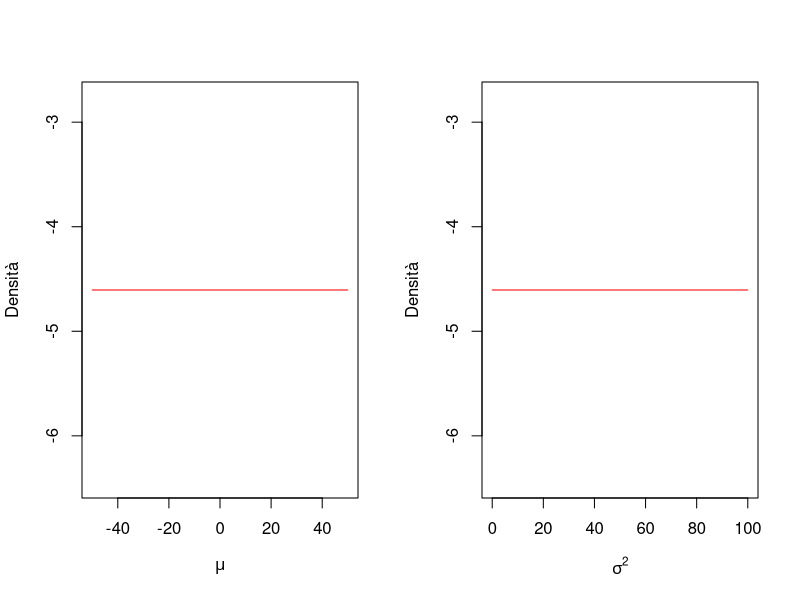
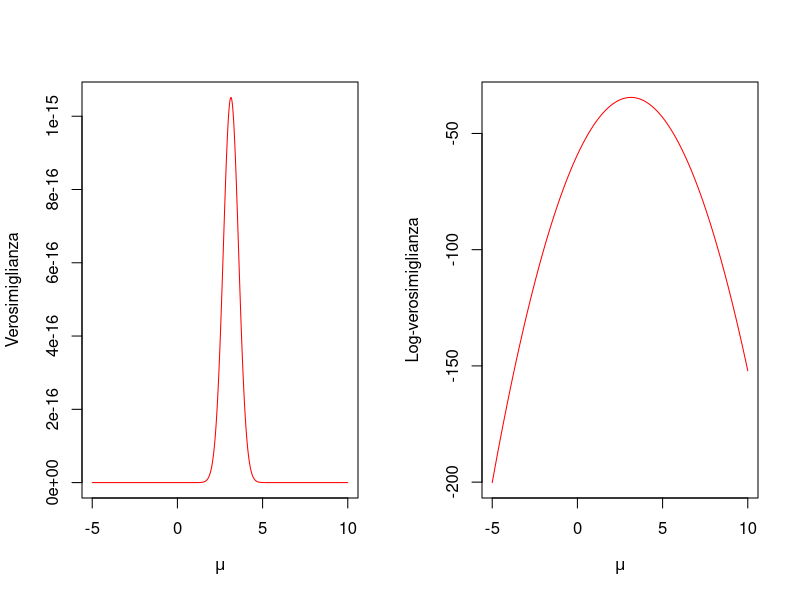
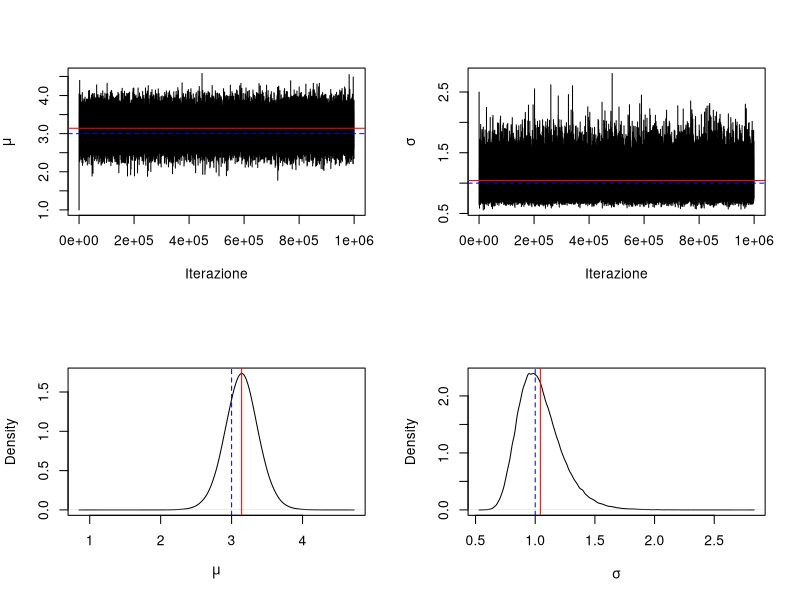

Reproduce these figures in R, in order.
## ---- chunk 1
knitr::opts_chunk$set(echo = TRUE)
## ---- chunk 2
set.seed(123)
y <- rnorm(20, mean=3, sd=1)
## ---- chunk 3
prior_mu <- function(mu) {
  dunif(mu, min=-50, max=50, log=TRUE)
}
  
prior_sigma2 <- function(sigma2) {
  dunif(sigma2, min=0, max=100, log=TRUE)
}
## ---- chunk 4
par(mfrow = c(1, 2))

mus <- seq(from=-50, to=50, length.out = 100)
sigmas2 <- seq(from=0, to=100, length.out = 100)

# Densità di mu
plot(
  mus, 
  prior_mu(mus), 
  type = 'l', 
  col = "red", 
  xlab = expression(mu), 
  ylab = "Densità"
)

# Densità di sigma2
plot(
  sigmas2, 
  prior_sigma2(sigmas2), 
  type = 'l', 
  col = "red", 
  xlab = expression(sigma^2), 
  ylab = "Densità"
)
## ---- chunk 5
likelihood <- function(data, mu, sigma){
  prod(dnorm(data, mean=mu, sd=sigma))
}
## ---- chunk 6
# Valori per il parametro mu
mus <- seq(from=-5, to=10, length.out = 1e3)
# Teniamo costante il valore sigma2
std <- sqrt(4)
# Utilizziamo i dati del campione
data <- y
# Calcoliamo i valori della funzione di verosimiglianza per mu
likelihood_vector <- 0
for (i in 1:length(mus)) {
  likelihood_vector[i] <- likelihood(data, mu=mus[i], sigma=std)
}
## ---- chunk 7
plot(
  mus,
  likelihood_vector,
  type = 'l',
  col = "red",
  xlab = expression(mu),
  ylab = "Verosimiglianza"
)
## ---- chunk 8
loglikelihood <- function(data, mu, sigma){
  sum(dnorm(data, mean=mu, sd=sigma, log=TRUE))
}
## ---- chunk 9
mus <- seq(from=-5, to=10, length.out = 1e3)
std <- sqrt(4)
data <- y
loglikelihood_vector <- 0

for(i in 1:length(mus)){
  loglikelihood_vector[i] <- loglikelihood(data, mu=mus[i], sigma=std)
}

plot(
  mus, 
  loglikelihood_vector,
  type='l',
  col="red",
  xlab=expression(mu),
  ylab="Log-verosimiglianza")
## ---- chunk 10
data <- y
## ---- chunk 11
joint <- function(data, mu, sigma){
  loglikelihood(data, mu, sigma) + prior_mu(mu) + prior_sigma2(sigma^2)
}
## ---- chunk 12
run_metropolis <- function(data, startvalue, iterations, sigma_proposal_mu) {
  
  # Matrice dove salvare i due parametri della catena
  # numero di righe = numero di iterazioni + 1 
  # numbero delle colonne = numero dei parametri (ovvero 2)
  chain <- array(dim = c(iterations+1, 2))
  
  # Inizializzo la prima riga della catena con i valori iniziali (arbitrari) dei parametri
  chain[1, ] = startvalue
  
  # variabili che consentono di salvare il numero di valori accettati e rigettati
  n_accept <- 0
  n_reject <- 0
  
  # Loop con l'algoritmo di Metropolis 
  for (i in 1:iterations) {
    
    # Il valore proposto mu è estratto a caso da una Normale con media uguale al 
    # valore mu dell'interazione precedente e deviazione standard pari a 
    # sigma_proposal_mu.
    proposal_mu <- rnorm(1, mean=chain[i, 1], sd=sigma_proposal_mu)
  
    # Il valore proposto sigma è estratto a caso da una distribuzione 
    # Uniforme(-0.5, 0.5) che viene sommato al valore del parametro sigma 
    # nell'interazione precedente 
    proposal_sigma <- chain[i,2] + runif(1, min = -0.5, max=0.5)
    # Logaritmo del rapporto tra le densità a posteriori: al mumeratore la 
    # densità calcolata con i parametri prposti, al denominatore quella 
    # calcolata con i parametri dell'interazione precedente.
    r_ratio <- joint(data, proposal_mu, proposal_sigma) - joint(data, chain[i, 1],chain[i, 2])
    
    # Qui viene affronatato un problema prettamente numerico: se per qualche 
    # ragione il rapporto r_ratio non è un valore numerico, allora si ripete il 
    # presente passo della catena.
    if (exp(r_ratio) == "NaN") {
      chain[i+1,] <- chain[i, ]
      n_reject <- n_reject+1
    }
    else
    # Si estrae un numero casuale tra 0 e 1 e lo si confronta con il valore di 
    # r_ratio. Dal momento che abbiamo preso il logaritmo di r_ratio, è 
    # necessario esponenziare per riportare r_ratio sulla scala corretta.
      if (runif(1, 0, 1) < min(1, exp(r_ratio))) {
        chain[i+1, ] <- c(proposal_mu, proposal_sigma)
        # Si conta il numero di volte in cui i parametri proposti vengono 
        # accettati -- un valore sensato del tasso di accettazione è di circa il
        # 20%
        n_accept <- n_accept+1
      }
    
    else {
      # Rigetto i valori proposti e, per il prossimo passo della catena, tengo 
      # i valori correnti dei parametri  
      chain[i+1,] = chain[i,]
      n_reject = n_reject+1
    }
  }
  # Creo una lista in cui salverò i valori dei parametri nella catena e il
  # numero dei valori dei parametri che vengono accettati dall'algoritmo di 
  # Metropolis e il numero dei valori che vengono rifiutati 
  list_c = list(chain, n_accept, n_reject)
  
  return(list_c)
}
## ---- chunk 13
# Numero di iterazioni
iterations <- 1e6
# Valori iniziali dei parametri mu e sigma
startvalue <- c(1, 1)
# I dati
data <- y
# Per manipolare il tasso di accettazione, trovo empiricamente un valore 
# per la varianza della distribuzione proposta del parametro mu.
sigma_proposal_mu <- 1.0
## ---- chunk 14
results_m <- run_metropolis(data, startvalue, iterations, sigma_proposal_mu)
## ---- chunk 15
acpt_rate <- results_m[[2]] / (results_m[[3]])
acpt_rate
## ---- chunk 16
chain_m <- results_m[[1]]
## ---- chunk 17
par(mfrow=c(2, 2))

plot(chain_m[, 1], type="l", ylab=expression(mu), xlab="Iterazione")
abline(h=mean(chain_m[-5000, 1]), col="red")
abline(h=3, col="blue", lty=2)

plot(chain_m[, 2], type="l", ylab=expression(sigma), xlab="Iterazione")
abline(h=mean(chain_m[-5000,2]), col="red")
abline(h=1, col="blue", lty=2)
legend(8000, 5.6, c("Media della catena","Valore vero della media"), col=c("red","blue"), lty=c(1,2), cex=1, border="black", bty="o", box.lwd = 1, box.col = "black", bg = "white")

plot(density(chain_m[, 1], bw=0.05), type="l", xlab=expression(mu), main="")
abline(v=mean(chain_m[-5000,1]), col="red", lty=1)
abline(v=3,col="blue",lty=2)

plot(density(chain_m[-5000,2]), type="l", xlab=expression(sigma), main="")
abline(v=mean(chain_m[-5000,2]), col="red", lty=1)
abline(v=1, col="blue", lty=2)
## ---- chunk 18
mean(chain_m[-5000, 1])
## ---- chunk 19
mean(chain_m[-5000, 2])
## ---- chunk 20
prior2_mu <- function(mu) {
  dnorm(mu, 30, 2, log=TRUE)
}
  
prior_sigma2 <- function(sigma2) {
  dunif(sigma2, min=0, max=100, log=TRUE)
}
## ---- chunk 21
data <- y
joint <- function(data, mu, sigma){
  loglikelihood(data, mu, sigma) + prior2_mu(mu) + prior_sigma2(sigma^2)
}
## ---- chunk 22
sigma_proposal_mu <- 6.0
results_m <- run_metropolis(data, startvalue, iterations, sigma_proposal_mu)
## ---- chunk 23
acpt_rate <- results_m[[2]] / (results_m[[3]])
acpt_rate
## ---- chunk 24
chain_m <- results_m[[1]]
## ---- chunk 25
mean(chain_m[-5000, 1])
## ---- chunk 26
mean(chain_m[-5000, 2])
## ---- chunk 27
set.seed(123)
y2 <- rnorm(200, mean=3, sd=1)
## ---- chunk 28
prior2_mu <- function(mu) {
  dnorm(mu, 30, 2, log=TRUE)
}
  
prior_sigma2 <- function(sigma2) {
  dunif(sigma2, min=0, max=100, log=TRUE)
}
## ---- chunk 29
data <- y2

joint <- function(data, mu, sigma) {
  loglikelihood(data, mu, sigma) + prior2_mu(mu) + prior_sigma2(sigma^2)
}
## ---- chunk 30
sigma_proposal_mu <- 0.002
results_m <- run_metropolis(data, startvalue, iterations, sigma_proposal_mu)
## ---- chunk 31
acpt_rate <- results_m[[2]] / (results_m[[3]])
acpt_rate
## ---- chunk 32
chain_m <- results_m[[1]]
## ---- chunk 33
mean(chain_m[-5000, 1])
## ---- chunk 34
mean(chain_m[-5000, 2])
